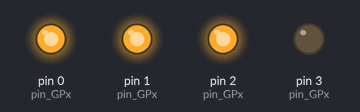
A program run on a simulated MicroPython board. Shown: output pins drawn as LEDs (lit = HIGH). At 0.0 s the program stops and its outputs stay as they are.

Above: at 0.1 s.
Timing chart, 0 to 1.5 s (numbered marks = the images above):
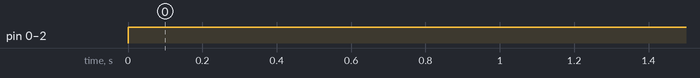

Measured:
- by itself, pin 0 (pin_GPx), pin 1 (pin_GPx), pin 2 (pin_GPx): LOW → HIGH at 0.00 s

The program:

pwm.py
```python
import machine

class Fan_pwm:
    def __init__(self, pin_GPx = 0, frequency_Hz = 25000):
        self.fan_pwm = machine.PWM(machine.Pin(pin_GPx))
        self.fan_pwm.freq(frequency_Hz)
    def set_intensity(self, intensity = 0.2): # intensity 0.0...1.0
        intensity = 1.0 - intensity
        intensity_u16 = int(intensity * 2**16)
        intensity_u16 = max( 0, intensity_u16)
        intensity_u16 = min( 65535, intensity_u16)
        # print(intensity_u16)
        self.fan_pwm. duty_u16(intensity_u16)

class Fans_pwm:
    def __init__(self):
        self.fan1 = Fan_pwm(pin_GPx = 0)
        self.fan2 = Fan_pwm(pin_GPx = 1)
    def set_fan_hum_intensity(self, intensity = 0.2): # intensity 0.0...1.0
        self.fan1.set_intensity(intensity)
        self.fan2.set_intensity(intensity)

fans_hum = Fans_pwm()
fans_hum.set_fan_hum_intensity(intensity = 0.00)

fan_circ = Fan_pwm(pin_GPx = 2)
fan_circ.set_intensity(intensity = 0.00)

fan_circ_on_off = Fan_pwm(pin_GPx = 3)
fan_circ_on_off.set_intensity(intensity = 1.00) # power off complete
```
